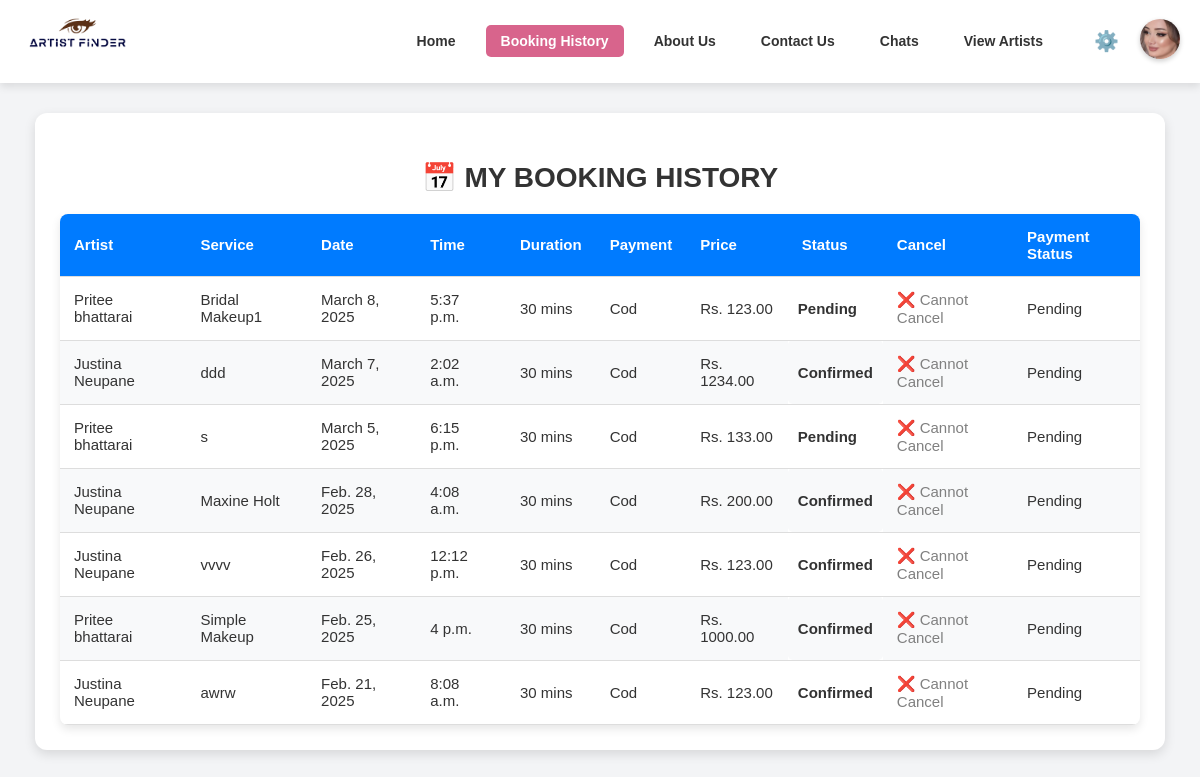
Page /booking-history/ (signed in) on the committed database.
### accounts/models.py (models this page shows, shortened)
class User(AbstractUser):
    username = None  # ✅ Remove username field completely
    email = models.EmailField(unique=True)  # Email as the unique identifier
    phone = models.CharField(max_length=15, unique=True)
    password = models.CharField(max_length=100)
    profile_image = models.ImageField(upload_to="profile_images/", null=True, blank=True)
    city = models.CharField(max_length=100, null=True, blank=True)
    is_verified = models.BooleanField(default=False)
    is_artist = models.BooleanField(default=False)
    otp = models.CharField(max_length=6, blank=True, null=True)  # ✅ Stores OTP
    works_at = models.CharField(max_length=255, null=True, blank=True)
    experience_years = models.IntegerField(default=0, null=True, blank=True)
    is_available = models.BooleanField(default=True)
    USERNAME_FIELD = "email"  # ✅ Login using email instead of username
    REQUIRED_FIELDS = []  # ✅ Don't require username
    objects = CustomUserManager()  # ✅ Use custom manager

class Booking(models.Model):
    PAYMENT_CHOICES = [
        ("khalti", "Khalti"),
        ("cod", "Cash on Delivery"),
    ]
    STATUS_CHOICES = [
        ("Pending", "Pending"),
        ("Confirmed", "Confirmed"),
        ("Cancelled", "Cancelled"),
    ]
    artist = models.ForeignKey(User, on_delete=models.CASCADE, related_name="bookings")
    client = models.ForeignKey(User, on_delete=models.CASCADE, related_name="client_bookings")
    service = models.ForeignKey("Service", on_delete=models.CASCADE, null=True, blank=True)
    date = models.DateField()
    time = models.TimeField()
    payment_method = models.CharField(max_length=10, choices=PAYMENT_CHOICES, default="cod")
    payment_status = models.CharField(max_length=20, default="Pending")
    status = models.CharField(max_length=10, choices=STATUS_CHOICES, default="Pending")
    latitude = models.DecimalField(max_digits=9, decimal_places=6, null=True, blank=True)  # ✅ Allow 6 decimal places
    longitude = models.DecimalField(max_digits=9, decimal_places=6, null=True, blank=True)  # ✅ Allow 6 decimal places
    created_at = models.DateTimeField(auto_now_add=True)
    class Meta:
        unique_together = ('artist', 'date', 'time')  # ✅ Prevent duplicate bookings

class Service(models.Model):
    artist = models.ForeignKey(User, related_name='services', on_delete=models.CASCADE)
    service_name = models.CharField(max_length=255)
    price = models.DecimalField(max_digits=10, decimal_places=2)
    duration = models.CharField(max_length=50, default="30 mins")
    description = models.TextField(blank=True, null=True)
    created_at = models.DateTimeField(auto_now_add=True)

### accounts/views.py (the view)
# urls.py: path("booking-history/", views.booking_history, name="booking_history"),
@login_required(login_url='login')
def booking_history(request):
    user = request.user
    today = now().date()
    user_bookings = Booking.objects.filter(client=user).order_by('-date')
    for booking in user_bookings:
        appointment_datetime = make_aware(datetime.combine(booking.date, booking.time))  # Convert to timezone-aware
        remaining_time = (appointment_datetime - now()).total_seconds() / 3600  # Convert to hours
        booking.time_left = remaining_time  # Attach to object for template use
    return render(request, "accounts/booking_history.html", {
        "user_bookings": user_bookings,
        "today": today,  # Pass today's date for comparison
    })

### accounts/templates/accounts/booking_history.html (shortened to what this page needs)
{% load static %}
<!DOCTYPE html>
<html lang="en">
<head>
    <link rel="stylesheet" href="{% static 'css/booking_history.css' %}">
    <link rel="stylesheet" href="{% static 'css/home.css' %}">
</head>
<body>
    <header class="header">
        <div class="logo">
            <img src="{% static 'imagess/logo.png' %}" alt="Artist Finder Logo">
        </div>
        <nav class="navbar">
            <a href="{% url 'home' %}" class="nav-link">Home</a>
            <a href="{% url 'booking_history' %}" class="nav-link active">Booking History</a>
            <a href="{% url 'aboutus' %}" class="nav-link">About Us</a>
            <a href="{% url 'contactus' %}" class="nav-link">Contact Us</a>
            <a href="{% url 'chat_list' %}" class="nav-link">Chats</a>
            <a href="{% url 'artist_list' %}" class="nav-link">View Artists</a>
            <div class="settings-dropdown">
                <button id="settings-btn">⚙️</button>
            </div>
            <div class="user-profile">
                <a href="{% url 'user_profile' %}">
                    <img src="{{ user.profile_image.url }}" alt="User" class="user-image">
                </a>
            </div>
        </nav>
    </header>
    <div class="booking-history-container">
        <h2>📅 My Booking History</h2>
        {% if user_bookings %}
        <table>
            <thead>
                <tr>
                    <th>Artist</th>
                    <th>Service</th>
                    <th>Date</th>
                    <th>Time</th>
                    <th>Duration</th>
                    <th>Payment</th>
                    <th>Price</th>
                    <th>Status</th>
                    <th>Cancel</th>
                    <th>Payment Status</th>
                </tr>
            </thead>
            <tbody>
                {% for booking in user_bookings %}
                <tr id="booking-row-{{ booking.id }}">
                    <td>{{ booking.artist.first_name }} {{ booking.artist.last_name }}</td>
                    <td>{{ booking.service.service_name }}</td>
                    <td>{{ booking.date }}</td>
                    <td>{{ booking.time }}</td>
                    <td>{{ booking.service.duration }}</td>
                    <td>{{ booking.payment_method|title }}</td>
                    <td>Rs. {{ booking.service.price }}</td>
                    <td id="status-{{ booking.id }}">{{ booking.status }}</td>
                    <td>
                        {% if booking.status == "Pending" or booking.status == "Confirmed" %}
                            {% if booking.time_left > 24 %}
                                <button type="button" class="cancel-btn"
                                        onclick="confirmCancel('{{ booking.id }}', '{{ booking.service.id }}', '{{ booking.date }}')">
                                    ❌ Cancel
                                </button>
                            {% else %}
                                <span class="disabled-text">❌ Cannot Cancel</span>
                            {% endif %}
                        {% else %}
                            <span class="cancelled-text">N/A</span>
                        {% endif %}
                    </td>
                    <td>
                        {% if booking.payment_method|lower == "cod" %}
                            <span class="pending-payment" id="payment-status-{{ booking.id }}">Pending</span>
                        {% else %}
                            <span class="paid-payment">Paid</span>
                        {% endif %}
                    </td>
                </tr>
                {% endfor %}
            </tbody>
        </table>
        {% else %}
            <p class="no-bookings">🙁 No bookings found.</p>
        {% endif %}
    </div>
</body>
</html>

### accounts/static/css/booking_history.css (style rules this page uses)
.booking-history-container { width: 90%; max-width: 1200px; margin: 30px auto; padding: 25px; background: #ffffff; box-shadow: 0px 4px 12px rgba(0, 0, 0, 0.12); border-radius: 12px; text-align: center; transition: all 0.3s ease-in-out; }
.booking-history-container h2 { font-size: 28px; font-weight: 600; color: #333; margin-bottom: 20px; text-transform: uppercase; }
table { width: 100%; border-collapse: collapse; margin-top: 15px; background: #ffffff; border-radius: 8px; overflow: hidden; box-shadow: 0px 4px 10px rgba(0, 0, 0, 0.1); }
thead { background: #007bff; color: white; font-size: 16px; }
th { padding: 16px; text-align: left; font-weight: 600; border-bottom: 2px solid #ddd; }
td { padding: 14px; border-bottom: 1px solid #ddd; font-size: 15px; text-align: left; transition: background 0.3s ease-in-out; }
tr:nth-child(even) { background: #f8f9fa; }
td[id^="status-"] { font-weight: bold; padding: 10px; border-radius: 5px; }

### accounts/static/css/home.css (style rules this page uses)
body { margin: 0; font-family: Arial, sans-serif; background-color: #f3f4f6; color: #333; overflow-x: hidden; }
.header { display: flex; justify-content: space-between; align-items: center; padding: 10px 20px; background-color: #ffffff; box-shadow: 0 4px 8px rgba(0, 0, 0, 0.1); position: sticky; top: 0; z-index: 1000; }
.header .logo img { width: 120px; height: auto; }
.navbar { display: flex; align-items: center; gap: 15px; }
.nav-link { text-decoration: none; color: #333; font-size: 14px; font-weight: bold; padding: 8px 15px; border-radius: 5px; transition: background-color 0.3s ease, color 0.3s ease; }
.nav-link.active { background-color: #D8648C; color: white; }
.user-profile { display: flex; align-items: center; }
.user-profile .user-image { width: 40px; height: 40px; border-radius: 50%; box-shadow: 0 2px 5px rgba(0, 0, 0, 0.2); }

### accounts/templates/accounts/booking_history.html (style rules this page uses)
.booking-history-container { width: 90%; max-width: 1200px; margin: 30px auto; padding: 25px; background: #ffffff; box-shadow: 0px 4px 12px rgba(0, 0, 0, 0.12); border-radius: 12px; text-align: center; transition: all 0.3s ease-in-out; }
table { width: 100%; border-collapse: collapse; margin-top: 15px; background: #ffffff; border-radius: 8px; overflow: hidden; box-shadow: 0px 4px 10px rgba(0, 0, 0, 0.1); }
thead { background: #007bff; color: white; font-size: 16px; }
th, td { padding: 14px; border-bottom: 1px solid #ddd; font-size: 15px; text-align: left; transition: background 0.3s ease-in-out; }
tr:nth-child(even) { background: #f8f9fa; }
.disabled-text { color: gray; cursor: not-allowed; }
.settings-dropdown { position: relative; display: inline-block; }
#settings-btn { background: none; border: none; font-size: 20px; cursor: pointer; color: #ffffff; margin-left: 15px; }

### rows in the picture
User: profile_image (picture)
Booking: artist.first_name "Pritee", artist.last_name "bhattarai", service.service_name "Bridal Makeup1", date "March 8, 2025", time "5:37 p.m.", service.duration "30 mins", payment_method "Cod", service.price "123.00", status "Pending", shows "❌ Cannot Cancel"
Booking: artist.first_name "Justina", artist.last_name "Neupane", service.service_name "ddd", date "March 7, 2025", time "2:02 a.m.", service.duration "30 mins", payment_method "Cod", service.price "1234.00", status "Confirmed", shows "❌ Cannot Cancel"
Booking: artist.first_name "Pritee", artist.last_name "bhattarai", service.service_name "s", date "March 5, 2025", time "6:15 p.m.", service.duration "30 mins", payment_method "Cod", service.price "133.00", status "Pending", shows "❌ Cannot Cancel"
Booking: artist.first_name "Justina", artist.last_name "Neupane", service.service_name "Maxine Holt", date "Feb. 28, 2025", time "4:08 a.m.", service.duration "30 mins", payment_method "Cod", service.price "200.00", status "Confirmed", shows "❌ Cannot Cancel"
Booking: artist.first_name "Justina", artist.last_name "Neupane", service.service_name "vvvv", date "Feb. 26, 2025", time "12:12 p.m.", service.duration "30 mins", payment_method "Cod", service.price "123.00", status "Confirmed", shows "❌ Cannot Cancel"
Booking: artist.first_name "Pritee", artist.last_name "bhattarai", service.service_name "Simple Makeup", date "Feb. 25, 2025", time "4 p.m.", service.duration "30 mins", payment_method "Cod", service.price "1000.00", status "Confirmed", shows "❌ Cannot Cancel"
Booking: artist.first_name "Justina", artist.last_name "Neupane", service.service_name "awrw", date "Feb. 21, 2025", time "8:08 a.m.", service.duration "30 mins", payment_method "Cod", service.price "123.00", status "Confirmed", shows "❌ Cannot Cancel"
